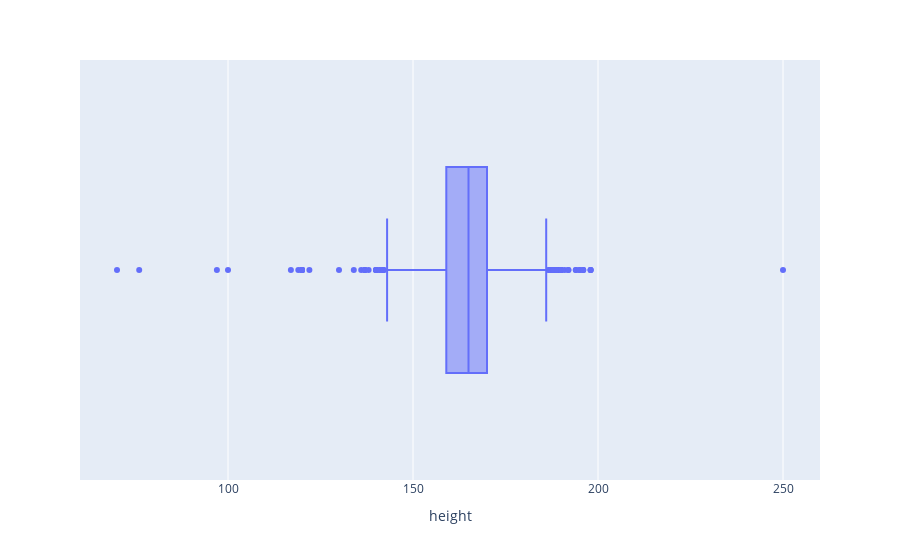

The notebook cell saved with this chart:
### Markdown cell above
Observações:

- Duas variáveis se demonstraram propícias a possuirem Outliers, sendo elas: height e weight. Logo se faz necessário uma análise mais profunda.

### Code cell
# Tratando coluna "height"

px.box(
    df,
    "height",
    hover_data="age"
)

### Figure 1 — Plotly figure (JSON) as saved in the notebook; plotly's stock layout.template omitted (floating-point values rounded to 4 significant figures; data arrays with more than 128 entries replaced by an {"elided": "..."} marker saying what was removed)
{"data": [{"alignmentgroup": "True", "customdata": {"elided": "10000x1 int values"}, "hovertemplate": "height=%{x}<br>age=%{customdata[0]}<extra></extra>", "legendgroup": "", "marker": {"color": "#636efa"}, "name": "", "notched": false, "offsetgroup": "", "orientation": "h", "showlegend": false, "type": "box", "x": {"elided": "10000 int values"}, "x0": " ", "xaxis": "x", "y0": " ", "yaxis": "y"}], "layout": {"boxmode": "group", "legend": {"tracegroupgap": 0}, "margin": {"t": 60}, "xaxis": {"anchor": "y", "domain": [0, 1], "title": {"text": "height"}}, "yaxis": {"anchor": "x", "domain": [0, 1]}}}
